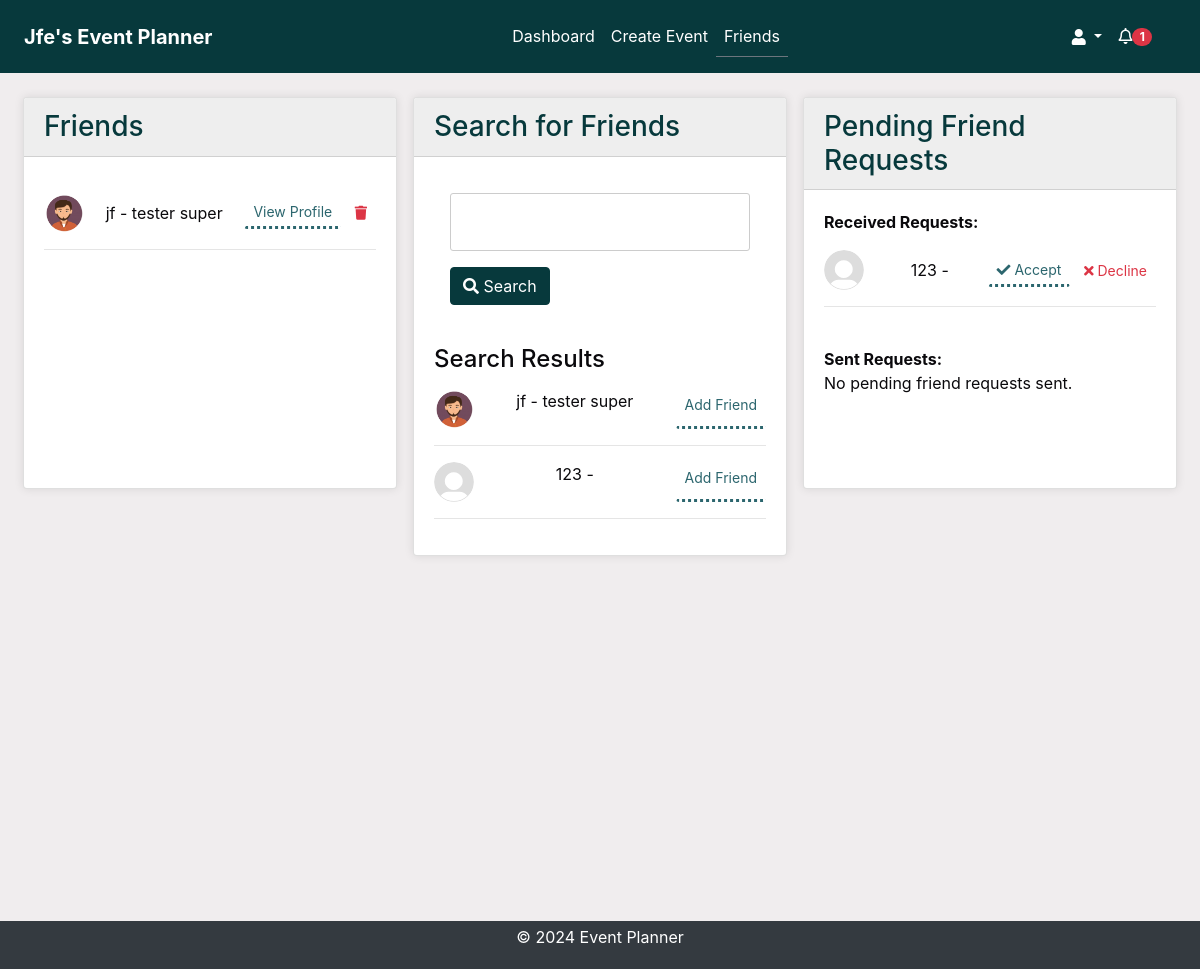
The page /friends/?search_query= (signed in) on the database its author committed.
### accounts/models.py (models this page shows, shortened)
class Friendship(models.Model):
    from_user = models.ForeignKey(
        User, related_name="from_friend", on_delete=models.CASCADE
    )
    to_user = models.ForeignKey(
        User, related_name="to_friend", on_delete=models.CASCADE
    )
    status = models.CharField(
        max_length=20,
        choices=[
            ("pending", "Pending"),
            ("accepted", "Accepted"),
            ("declined", "Declined"),
        ],
    )
    created_at = models.DateTimeField(auto_now_add=True)

class UserProfile(models.Model):
    user = models.OneToOneField(User, on_delete=models.CASCADE)
    profile_picture = models.CharField(max_length=254, default="default.svg")
    created_at = models.DateTimeField(auto_now_add=True)
    updated_at = models.DateTimeField(auto_now=True)

### accounts/views.py (the view)
# urls.py: path("friends/", views.friends_page, name="friends_page"),
@login_required
@cache_control(no_cache=True, must_revalidate=True, no_store=True)
def friends_page(request):
    current_user = request.user
    search_query = ""
    search_results = []
    if "search_query" in request.GET or "user" in request.GET:
        search_form = FriendSearchForm(request.GET)
        if search_form.is_valid():
            search_query = search_form.cleaned_data.get("search_query", "")
            selected_user = search_form.cleaned_data.get("user")
            if selected_user:
                search_results = [selected_user]
            else:
                search_results = User.objects.filter(
                    Q(username__icontains=search_query)
                    | Q(first_name__icontains=search_query)
                    | Q(last_name__icontains=search_query)
                ).exclude(id=current_user.id)
        else:
            search_results = []
    else:
        search_form = FriendSearchForm()
        search_results = []
    friends = Friendship.objects.filter(
        (Q(from_user=current_user) | Q(to_user=current_user))
        & Q(status="accepted")
    )
    pending_requests_received = Friendship.objects.filter(
        Q(to_user=current_user) & Q(status="pending")
    )
    pending_requests_sent = Friendship.objects.filter(
        Q(from_user=current_user) & Q(status="pending")
    )
    context = {
        "search_form": search_form,
        "search_query": search_query,
        "search_results": search_results,
        "friends": friends,
        "pending_requests_received": pending_requests_received,
        "pending_requests_sent": pending_requests_sent,
    }
    return render(request, "accounts/friends.html", context)

### accounts/templates/accounts/friends.html (shortened to what this page needs)
{% extends 'base.html' %}
{% load static %}
{% block content %}
<div class="container-fluid">
    <div class="row">
        <div class="col-lg-4 mb-0">
            <div class="card">
                <div class="card-header bg-primary text-white">
                    <h3 class="mb-0">Friends</h3>
                </div>
                <div class="card-body scrollable-column">
                    <ul class="list-unstyled">
                        {% for friendship in friends %}
                            <li>
                                {% if friendship.from_user == user %}
                                    <div class="d-flex justify-content-between align-items-center mt-3">
                                        <img src="{% static 'images/profile_pictures/' %}{{ friendship.to_user.userprofile.profile_picture }}" alt="{{ friendship.to_user.username }}'s profile picture" class="rounded-circle mr-2" style="width: 40px; height: 40px;" onerror="this.onerror=null; this.src='{% static 'images/profile_pictures/' %}{{ friendship.from_user.userprofile.profile_picture }}'">
                                        <span>{{ friendship.to_user.username }} - {{ friendship.to_user.first_name }} {{ friendship.to_user.last_name }}</span>
                                        <div>
                                            <a href="{% url 'view_profile' friendship.to_user.id %}" class="btn btn-sm btn-outline-primary ml-2">View Profile</a>
                                            <button class="btn btn-sm btn-outline-danger delete-friend-btn" data-friend-id="{{ friendship.to_user.id }}"><i class="fa fa-trash"></i></button>
                                        </div>
                                    </div>
                                {% else %}
                                    <div class="d-flex justify-content-between align-items-center mt-3">
                                        <img src="{% static 'images/profile_pictures/' %}{{ friendship.from_user.userprofile.profile_picture }}" alt="{{ friendship.from_user.username }}'s profile picture" class="rounded-circle mr-2" style="width: 40px; height: 40px;" onerror="this.onerror=null; this.src='{% static 'images/profile_pictures/' %}{{ friendship.to_user.userprofile.profile_picture }}'">
                                        <span>{{ friendship.from_user.username }} - {{ friendship.from_user.first_name }} {{ friendship.from_user.last_name }}</span>
                                        <div>
                                            <a href="{% url 'view_profile' friendship.from_user.id %}" class="btn btn-sm btn-outline-primary ml-2">View Profile</a>
                                            <button class="btn btn-sm btn-outline-danger delete-friend-btn" data-friend-id="{{ friendship.from_user.id }}"><i class="fa fa-trash"></i></button>
                                        </div>
                                    </div>
                                {% endif %}
                            </li>
                            <hr>
                        {% empty %}
                            <li>You have no friends yet.</li>
                        {% endfor %}
                    </ul>
                </div>
            </div>
        </div>
        <div class="col-lg-4 mb-0">
            <div class="card">
                <div class="card-header bg-primary text-white">
                    <h3 class="mb-0">Search for Friends</h3>
                </div>
                <div class="card-body">
                    <form method="get" action="{% url 'friends_page' %}">
                        {{ search_form.as_p }}
                        <button type="submit" class="btn btn-primary"><i class="fa fa-search"></i> Search</button>
                    </form>
                    <br>
                    {% if search_results %}
                        <h4>Search Results</h4>
                        <ul class="list-unstyled">
                            {% for user in search_results %}
                                <li>
                                    <div class="d-flex justify-content-between mt-3">
                                        <img src="{% static 'images/profile_pictures/' %}{{ user.userprofile.profile_picture }}" alt="{{ user.username }}'s profile picture" class="rounded-circle mr-2" style="width: 40px; height: 40px;">
                                        {{ user.username }} - {{ user.first_name }} {{ user.last_name }}
                                        {% if user not in friends %}
                                            <a href="{% url 'send_friend_request' user.id %}" class="btn btn-sm btn-outline-success ml-2">Add Friend</a>
                                        {% endif %}
                                    </div>
                                </li>
                                <hr>
                            {% empty %}
                                <li>No search results found.</li>
                            {% endfor %}
                        </ul>
                    {% endif %}
                </div>
            </div>
        </div>
        <div class="col-lg-4 mb-0">
            <div class="card">
                <div class="card-header bg-primary text-white">
                    <h3 class="mb-0">Pending Friend Requests</h3>
                </div>
                <div class="card-body">
                    <ul class="list-unstyled">
                        <li><strong>Received Requests:</strong></li>
                        <div class="scrollable-column">
                            {% for request in pending_requests_received %}
                            <li>
                                <div class="d-flex justify-content-between align-items-center mt-3">
                                    <img src="{% static 'images/profile_pictures/' %}{{ request.from_user.userprofile.profile_picture }}" alt="{{ request.from_user.username }}'s profile picture" class="rounded-circle mr-2" style="width: 40px; height: 40px;" onerror="this.onerror=null; this.src='{% static 'images/profile_pictures/' %}{{ request.to_user.userprofile.profile_picture }}'">
                                    <span>{{ request.from_user.username }} - {{ request.from_user.first_name }} {{ request.from_user.last_name }}</span>
                                    <div>
                                        <a href="{% url 'respond_friend_request' request.id 'accept' %}" class="btn btn-sm btn-outline-success"><i class="fa fa-check"></i> Accept</a>
                                        <a href="{% url 'respond_friend_request' request.id 'decline' %}" class="btn btn-sm btn-outline-danger"><i class="fa fa-times"></i> Decline</a>
                                    </div>
                                </div>
                            </li>
                            <hr>
                        {% empty %}
                            <li>No pending friend requests received.</li>
                            {% endfor %}
                        </div>
                            <br>
                            <li><strong>Sent Requests:</strong></li>
                            <div class="scrollable-column">
                                {% for request in pending_requests_sent %}
                                <li>
                                <div class="d-flex justify-content-between align-items-center mt-3">
                                    <img src="{% static 'images/profile_pictures/' %}{{ request.to_user.userprofile.profile_picture }}" alt="{{ request.to_user.username }}'s profile picture" class="rounded-circle mr-2" style="width: 40px; height: 40px;" onerror="this.onerror=null; this.src='{% static 'images/profile_pictures/' %}{{ request.from_user.userprofile.profile_picture }}'">
                                    <span>{{ request.to_user.username }} - {{ request.to_user.first_name }} {{ request.to_user.last_name }}</span>
                                    <span>(Awaiting response)</span>
                                </div>
                            </li>
                            <hr>
                            {% empty %}
                            <li>No pending friend requests sent.</li>
                            {% endfor %}
                        </div>
                    </ul>
                </div>
            </div>
        </div>
    </div>
</div>
{% endblock %}

### templates/base.html (shortened to what this page needs)
<!DOCTYPE html>
<html lang="en">
<head>
    {% load static %}
    <link rel="stylesheet" href="https://stackpath.bootstrapcdn.com/bootstrap/4.5.2/css/bootstrap.min.css">
    <link rel="stylesheet" href="{% static 'css/styles.css' %}">
    <link rel="stylesheet" href="https://cdnjs.cloudflare.com/ajax/libs/font-awesome/5.15.4/css/all.min.css">
    <link rel="stylesheet" href="https://cdnjs.cloudflare.com/ajax/libs/fullcalendar/3.10.2/fullcalendar.min.css" />
</head>
<body class="c-app">
    <header class="c-header c-header-light c-header-fixed">
        <nav class="navbar navbar-expand-lg navbar-light">
            <a class="navbar-brand" href="{% url 'dashboard' %}"><strong> {{ user.username|title }}'s Event Planner</strong>
            </a>
            <div class="collapse navbar-collapse" id="navbarSupportedContent">
                {% if user.is_authenticated %}
                <ul class="navbar-nav mx-auto">
                    <li class="nav-item {% if request.resolver_match.url_name == 'dashboard' %}active{% endif %}">
                        <a class="nav-link" href="{% url 'dashboard' %}">Dashboard</a>
                    </li>
                    <li class="nav-item {% if request.resolver_match.url_name == 'create_event' %}active{% endif %}">
                        <a class="nav-link" href="{% url 'create_event' %}">Create Event</a>
                    </li>
                    <li class="nav-item {% if request.resolver_match.url_name == 'friends_page' %}active{% endif %}">
                        <a class="nav-link" href="{% url 'friends_page' %}">Friends</a>
                    </li>
                    {% endif %}
                </ul>
                {% if user.is_authenticated %}
                <ul class="navbar-nav d-flex">
                    <li class="nav-item dropdown">
                        <a class="nav-link dropdown-toggle" href="#" id="profileLink" role="button" data-toggle="dropdown" aria-haspopup="true" aria-expanded="false">
                            <i class="fas fa-user"></i>
                        </a>
                    </li>
                </ul>
                {% endif %}
            </div>
            {% if user.is_authenticated %}
                <ul class="navbar-nav ml-auto d-flex">
                    <li class="nav-item mr-3">
                        <a class="nav-link" href="#" id="notificationBell" role="button" data-toggle="dropdown" aria-haspopup="true" aria-expanded="false">
                            <i class="fas fa-bell" style="font-weight:100";></i>
                            {% if unread_count > 0 %}
                                <span class="badge badge-pill badge-danger">{{ unread_count }}</span>
                            {% else %}
                                <span class="badge badge-pill badge-danger" style="opacity: 0;min-width:1.5rem;min-height:0.9rem">{{ unread_count }}</span>
                            {% endif %}
                        </a>
                    </li>
                </ul>
            {% endif %}
        </nav>
    </header>
    <main class="c-main">
        <div class="container-fluid">
            <div class="fade-in">
                {% block content %}{% endblock %}
            </div>
        </div>
    </main>
    <footer class="footer py-1">
        <div class="container text-center">
            <p class="text-white">&copy; 2024 Event Planner</p>
        </div>
    </footer>
</body>
</html>

### rows shown on the page
Friendship: from_user.userprofile.profile_picture (picture), from_user.username "jf", from_user.first_name "tester", from_user.last_name "super"
Friendship: from_user.userprofile.profile_picture (placeholder picture), from_user.username "123"

### other values the page prints
{{ user.username|title }} "Jfe"
{{ unread_count }} "1"
{{ user.username }} "jf"
{{ user.first_name }} "tester"
{{ user.last_name }} "super"
{{ user.username }} "123"
